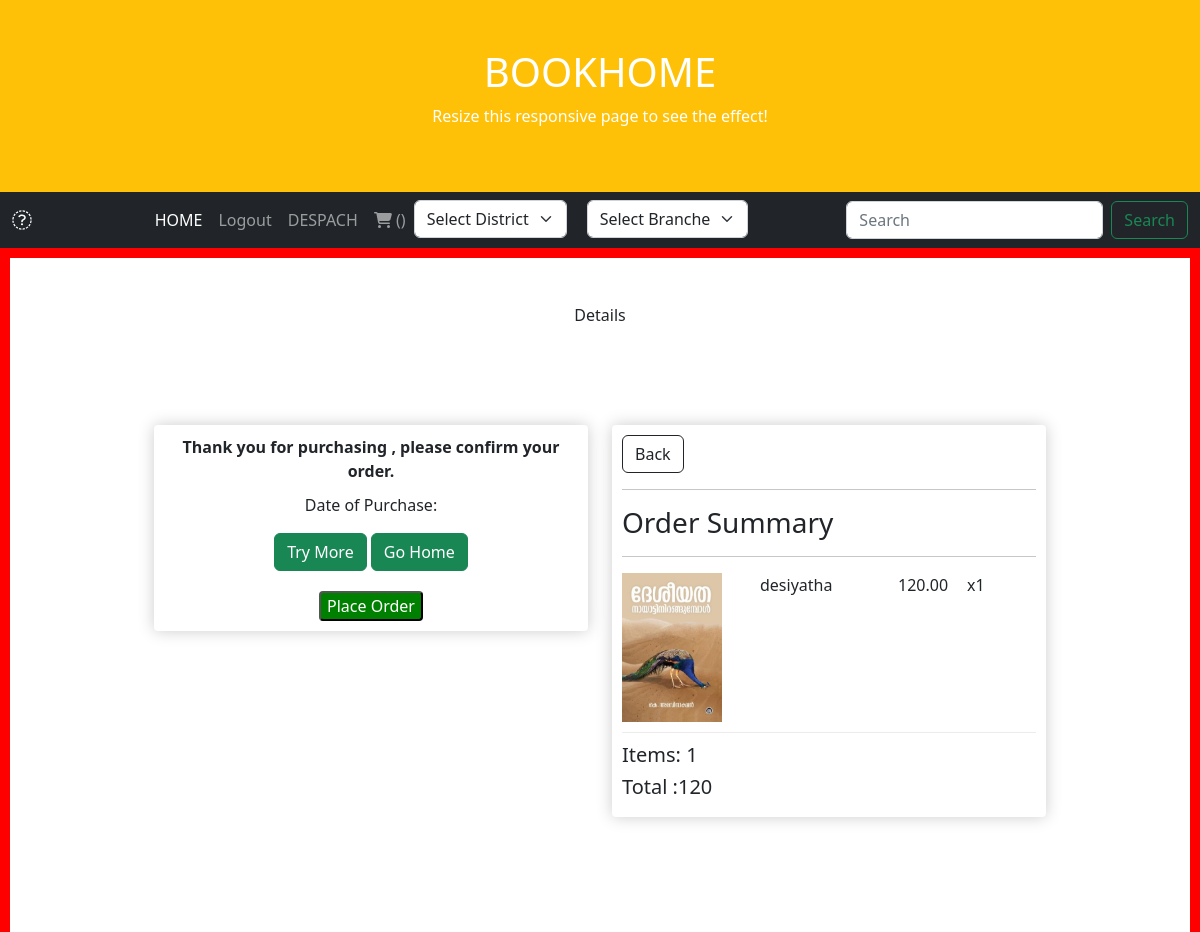
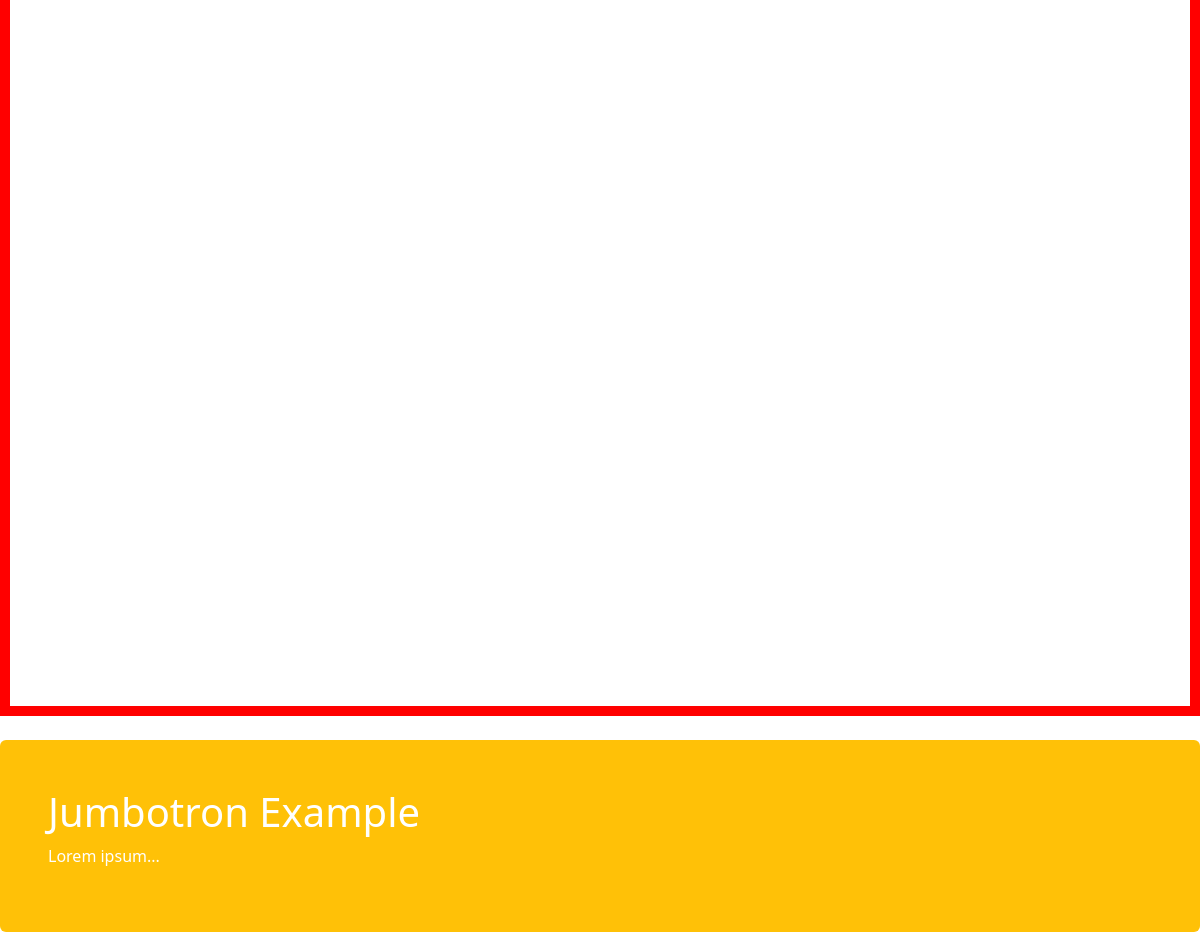
Screenshot of /cart/checkout (signed in) with the database file from the repository (2 pictures, top to bottom).
### cartpage/models.py (models this page shows, shortened)
class items(models.Model):
    prodt=models.ForeignKey(Book,on_delete=models.SET_NULL,null=True,blank=True)
    cart=models.ForeignKey(cartlist,on_delete=models.SET_NULL, null=True, blank=True)
    quan=models.IntegerField()
    active=models.BooleanField(default=True)
    @property
    def get_total(self):
        total=int(self.prodt.book_price )* self.quan
        return total

class cartlist(models.Model):
    customer =models.ForeignKey(User,on_delete=models.SET_NULL, blank=True, null=True)
    cart_id=models.CharField(max_length=250,unique=True)
    date_added=models.DateTimeField(auto_now_add=True)
    complete=models.BooleanField(default=False)
    @property
    def get_cart_total(self):
        orderitems=self.items_set.all()
        total=sum([item.get_total for item in orderitems])
        return total
    @property
    def get_cart_items(self):
        orderitems=self.items_set.all()
        total=sum([item.quan for item in orderitems])
        return total

### mybook/models.py (models this page shows, shortened)
class Book(models.Model):
    book_name = models.CharField(max_length=20)
    book_price=models.DecimalField(max_digits=10,decimal_places=2)
    book_author = models.ForeignKey(Author, on_delete=models.CASCADE)
    book_image=models.ImageField(upload_to='books',blank=True)
    desc=models.TextField(null=False)
    stock=models.IntegerField(null=False)
    available=models.BooleanField(default=True)

### cartpage/views.py (the view)
# urls.py: path('checkout',views.checkout,name='checkout'),
@login_required(login_url='login')
def checkout(request):
    person = User.objects.get(id=request.user.id)
    districts=District.objects.all()
    branches=Branches.objects.all()
    place=PurchasModel.objects.all().filter(customer=person).order_by('unique_purchase_id').first()
    if person:
        ct= cartlist.objects.get(customer=person,complete=False)
        c_items = items.objects.all().filter(cart=ct)
        print(c_items)
    else:
        c_items=[]
        ct={'get_cart_toal':0,'get_cart_items':0}
    return render(request,"checkout.html",{'items':c_items,'order':ct, 'districts':districts,'branches':branches,'place':place})

### templates/checkout.html (shortened to what this page needs)
{% extends 'base.html' %}
{% block content %}
{%load static%}
<section style="height: 1400px; border: 10px solid red;">
<head>
  <link rel="stylesheet" href="{% static 'css/cart.css'%}">
</head>
<br><br>
<div class="container">
  <div class="panel panel-primary">
    <div class="panel-heading">
      <h6 class="panel-title">Details</h6>
    </div>
    <div class="row">
        <div class="col-lg-6">
            <div style="text-align:center" class="box-element" id="payment-info">
              <div style="font-weight: 700;margin-bottom:10px;">
                Thank you for purchasing , please confirm your order.
              </div>
              <p>
                Date of Purchase: {{place.Ddate}}
              </p>
              <div style="margin-bottom: 20px;">
                <a href="{% url 'view_authors'%}" style="display: inline-block;" class="btn btn-success">Try More</a>
                <a href="{%url 'home'%}" style="display: inline-block;" class="btn btn-success">Go Home</a>
              </div>
              <div>
                <button style="background-color:green;color:white;border-radius:4px;" id="make-payment">Place  Order</button>
              </div>
            </div>
        </div>
        <div class="col-lg-6">
            <div class="box-element">
                <a class="btn btn-outline-dark" href="{%url 'cartDetails'%}">Back</a>
                <hr>
                <h3>Order Summary</h3>
                <hr>
                {% for item in items%}
                <div class="cart-row">
                    <div style="flex:2;"><img class="row-image" src="{{ item.prodt.book_image.url}}" alt=""></div>
                    <div style="flex:2;"><p>{{item.prodt.book_name}}</p></div>
                    <div style="flex:1;"><p>{{item.prodt.book_price|floatformat:2}}</p></div>
                    <div style="flex:1;"><p>x{{item.quan}}</p></div>
                </div>
                {%endfor%}
                <h5>Items: {{order.get_cart_items}}</h5>
            <h5>Total :{{order.get_cart_total}}</h5>
            </div>
        </div>
    </div>
  </div>
</div>
<br>
<br>
<br><br><br><br><br><br>
</section>
{% endblock content %}

### static/css/cart.css (style rules this page uses)
.box-element { box-shadow: hsl(0,0% ,80%) 0 0 16px; background-color: #fff; border-radius: 4px; padding: 10px; }
.cart-row { display: flex; align-items: flex-stretch; padding-bottom: 10px; margin-bottom: 10px; border-bottom: 1px solid #ececec; }
.row-image { width: 100px; }

### templates/checkout.html (style rules this page uses)
a:link { text-decoration: none; }
h6 { text-align: center; }
.row { margin: 100px; }

### rows the page displays
items: prodt.book_image (picture), prodt.book_name "desiyatha", prodt.book_price "120.00", quan "1"
cartlist: get_cart_items "1", get_cart_total "120"
